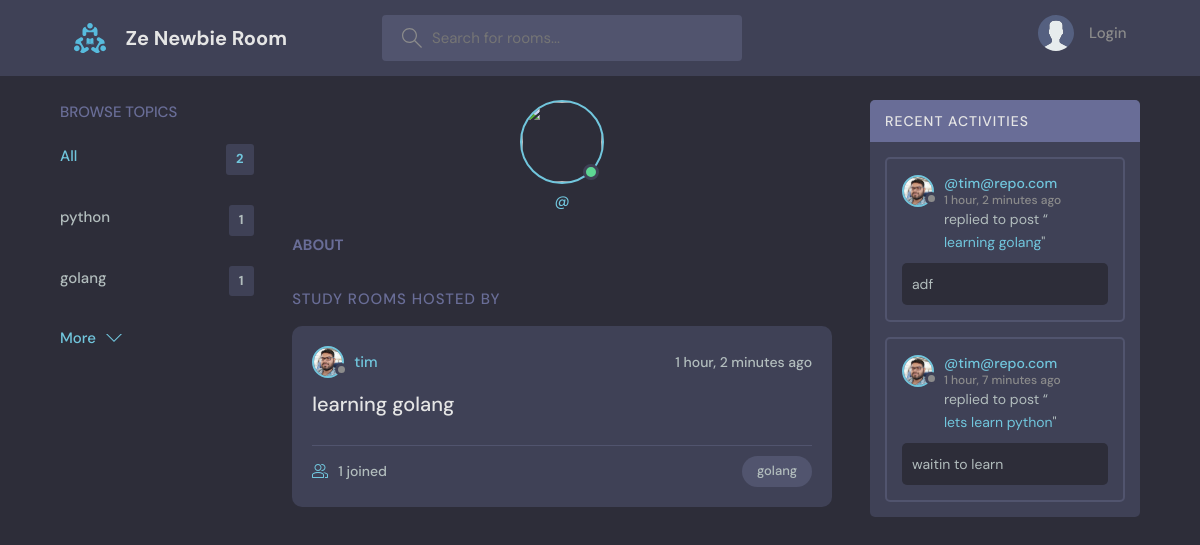
The page /profile/2 on the database its author committed.
### base/models.py (models this page shows, shortened)
class Topic(models.Model):
    name = models.CharField(max_length=200)

class Room(models.Model): #id created by default
    host = models.ForeignKey(User, on_delete=models.SET_NULL, null = True)
    topic = models.ForeignKey(Topic, on_delete=models.SET_NULL, null = True) #Room can have only one topic
    name = models.CharField(max_length = 200)
    description = models.TextField(null = True, blank = True) #cannot be blank when set to false
    participants = models.ManyToManyField(User, related_name='participants', blank=True) #User already used in host, so related_name is used
    updated = models.DateTimeField(auto_now = True)
    created = models.DateTimeField(auto_now_add = True)
    class Meta: #order by which data is displayed
        ordering = ['-updated', '-created']
    def __str__(self):
        return self.name

class User(AbstractUser):
    name = models.CharField(max_length=200, null=True)
    email = models.EmailField(unique=True, null = True)
    bio= models.TextField(null=True)
    avatar = models.ImageField(null=True, default="avatar.svg")
    USERNAME_FIELD = 'email'
    REQUIRED_FIELDS = []

class Message(models.Model):
    user = models.ForeignKey(User, on_delete=models.CASCADE)
    room = models.ForeignKey(Room, on_delete=models.CASCADE) #SET_NULL to preserve room on parent deletion
    body = models.TextField() #put empty to force entry data
    updated = models.DateTimeField(auto_now = True)
    created = models.DateTimeField(auto_now_add = True)
    class Meta: #order by which data is displayed
        ordering = ['-updated', '-created']

### base/views.py (the view)
# urls.py: path('profile/<str:pk>', views.userProfile, name="user-profile"),
def userProfile(request, pk):
    user = User.objects.get(id=pk)
    rooms =  user.room_set.all()
    room_messages =  user.message_set.all()
    topics = Topic.objects.all()
    context = {'user':user, 'rooms':rooms, 'room_messages':room_messages,
                'topics':topics} #rooms is used beacuse feed_comp and others use rooms
    return render(request, 'base/profile.html', context)

### base/templates/base/profile.html (shortened to what this page needs)
{% extends 'main.html' %}
{% block content %}
  <main class="profile-page layout layout--3">
    <div class="container">
      {% include 'base/topics_component.html' %}
      <div class="roomList">
        <div class="profile">
          <div class="profile__avatar">
            <div class="avatar avatar--large active">
              <img src="{{request.user.avatar.url}}" />
            </div>
          </div>
          <div class="profile__info">
            <p>@{{request.user.username}}</p>
          </div>
          <div class="profile__about">
            <h3>About</h3>
          </div>
        </div>
        <div class="roomList__header">
          <div>
            <h2>Study Rooms Hosted by {{request.user.name}}</a>
            </h2>
          </div>
        </div>
        {% include 'base/feed_component.html' %}
      </div>
      {% include 'base/activity_component.html'%}
    </div>
  </main>
{%endblock content%}

### base/templates/base/topics_component.html
    <div class="topics">
        <div class="topics__header">
          <h2>Browse Topics</h2>
        </div>
        <ul class="topics__list">
          <li>
            <a href="{%url 'home'%}" class="active">All <span>{{topics.count}}</span></a>
          </li>
          {% for topic in topics %}
          <li>
            <a href="{%url 'home' %}?q={{topic.name}}">{{topic.name}}<span>{{topic.room_set.all.count}}</span></a>
          </li>
          {% endfor %}
        </ul>
        <a class="btn btn--link" href="{% url 'topics' %}">
          More
          <svg version="1.1" xmlns="http://www.w3.org/2000/svg" width="32" height="32" viewBox="0 0 32 32">
            <title>chevron-down</title>
            <path d="M16 21l-13-13h-3l16 16 16-16h-3l-13 13z"></path>
          </svg>
        </a>
      </div>

### base/templates/base/feed_component.html (shortened to what this page needs)
    {%for room in rooms%}
<div class="roomListRoom">
    <div class="roomListRoom__header">
      <a href="{%url 'user-profile' room.host.id%}" class="roomListRoom__author">
        <div class="avatar avatar--small">
          <img src="{{room.host.avatar.url}}" />
        </div>
        <span>{{room.host.username}}</span>
      </a>
      <div class="roomListRoom__actions">
        <span>{{room.created|timesince}} ago</span>
      </div>
    </div>
    <div class="roomListRoom__content">
      <a href="{% url 'room' room.id %}">{{room.name}}</a>
    </div>
    <div class="roomListRoom__meta">
      <a href="{% url 'room' room.id %}" class="roomListRoom__joined">
        {{room.participants.all.count}} joined
      </a>
      <p class="roomListRoom__topic">{{room.topic.name}}</p>
    </div>
  </div>
  {%endfor%}

### base/templates/base/activity_component.html (shortened to what this page needs)
<div class="activities">
    <div class="activities__header">
      <h2>Recent Activities</h2>
    </div>
    {%for message in room_messages%}
    <div class="activities__box">
      <div class="activities__boxHeader roomListRoom__header">
        <a href="{% url 'user-profile' message.user.id%}" class="roomListRoom__author">
          <div class="avatar avatar--small">
            <img src="{{message.user.avatar.url}}" />
          </div>
          <p>
            @{{message.user}}
            <span>{{message.created|timesince}} ago</span>
          </p>
        </a>
      </div>
      <div class="activities__boxContent">
        <p>replied to post “<a href="{% url 'room' message.room.id%}">{{message.room}}</a>"</p>
        <div class="activities__boxRoomContent">
            {{message.body}}
        </div>
      </div>
    </div>
    {% endfor %}
  </div>

### rows shown on the page
Topic: name "python", room_set.all.count "1"
Topic: name "golang", room_set.all.count "1"
Room: host.avatar (picture), host.username "tim", created "1 hour, 2 minutes", name "learning golang", participants.all.count "1", topic.name "golang"
Message: user.avatar (picture), user "tim@repo.com", created "1 hour, 2 minutes", room "learning golang", body "adf"
Message: user.avatar (picture), user "tim@repo.com", created "1 hour, 7 minutes", room "lets learn python", body "waitin to learn"

### other values the page prints
{{ topics.count }} "2"
